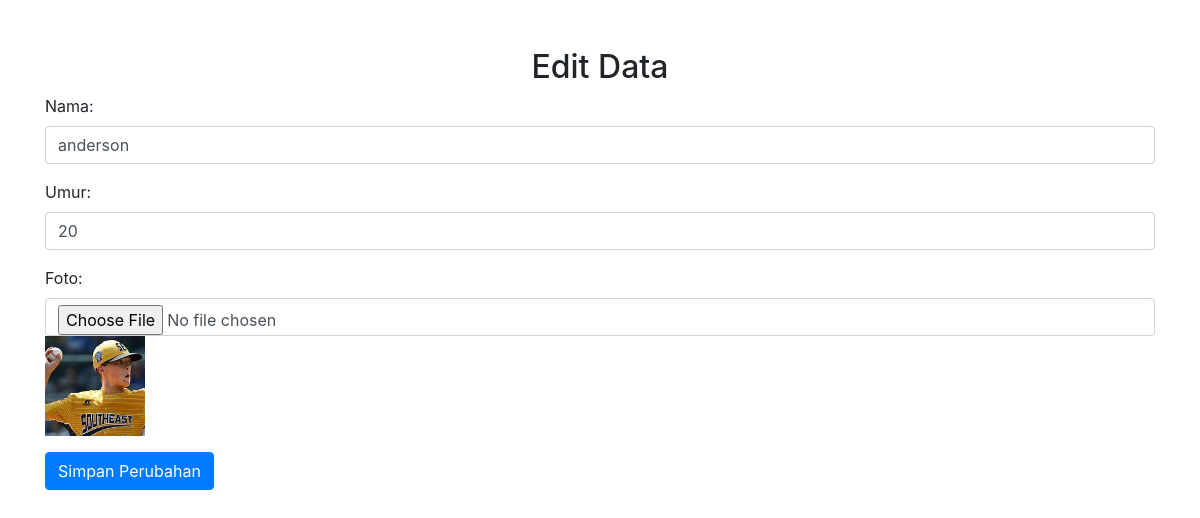
/admin/edit.php?id=2&type=student (signed in), run on the app's committed database.
### tables this page shows
CREATE TABLE `students` (
  `id` int NOT NULL,
  `name` varchar(255) NOT NULL,
  `age` int NOT NULL,
  `photo` varchar(255) NOT NULL
);

### admin/edit.php (the view, shortened to what this page needs)
<?php
include '../includes/db.php';
if (isset($_GET['id']) && isset($_GET['type'])) {
    $id = $_GET['id'];
    $type = $_GET['type'];
    if ($type == 'student') {
        $query = "SELECT * FROM students WHERE id=?";
    } elseif ($type == 'coach') {
        $query = "SELECT * FROM coaches WHERE id=?";
    } else {
        die("Tipe tidak valid.");
    }
    $stmt = $conn->prepare($query);
    $stmt->bind_param("i", $id);
    $stmt->execute();
    $result = $stmt->get_result();
    $data = $result->fetch_assoc();
} else {
    die("ID tidak valid.");
}
?>
<!DOCTYPE html>
<html lang="id">
<head>
    <link rel="stylesheet" href="https://stackpath.bootstrapcdn.com/bootstrap/4.5.2/css/bootstrap.min.css">
</head>
<body>
    <div class="container mt-5">
        <h2 class="text-center">Edit Data</h2>
        <form action="edit.php?id=<?php echo $id; ?>&type=<?php echo $type; ?>" method="POST" enctype="multipart/form-data">
            <div class="form-group">
                <label for="name">Nama:</label>
                <input type="text" class="form-control" id="name" name="name" value="<?php echo $data['name']; ?>" required>
            </div>
            <?php if ($type == 'student'): ?>
            <div class="form-group">
                <label for="age">Umur:</label>
                <input type="number" class="form-control" id="age" name="age" value="<?php echo $data['age']; ?>" required>
            </div>
            <?php endif; ?>
            <div class="form-group">
                <label for="photo">Foto:</label>
                <input type="file" class="form-control" id="photo" name="photo">
                <img src="<?php echo $data['photo']; ?>" alt="Foto" style="width: 100px;">
            </div>
            <button type="submit" class="btn btn-primary">Simpan Perubahan</button>
        </form>
    </div>
</body>
</html>

### data on the page
students: name "anderson", age "20", photo (picture)
